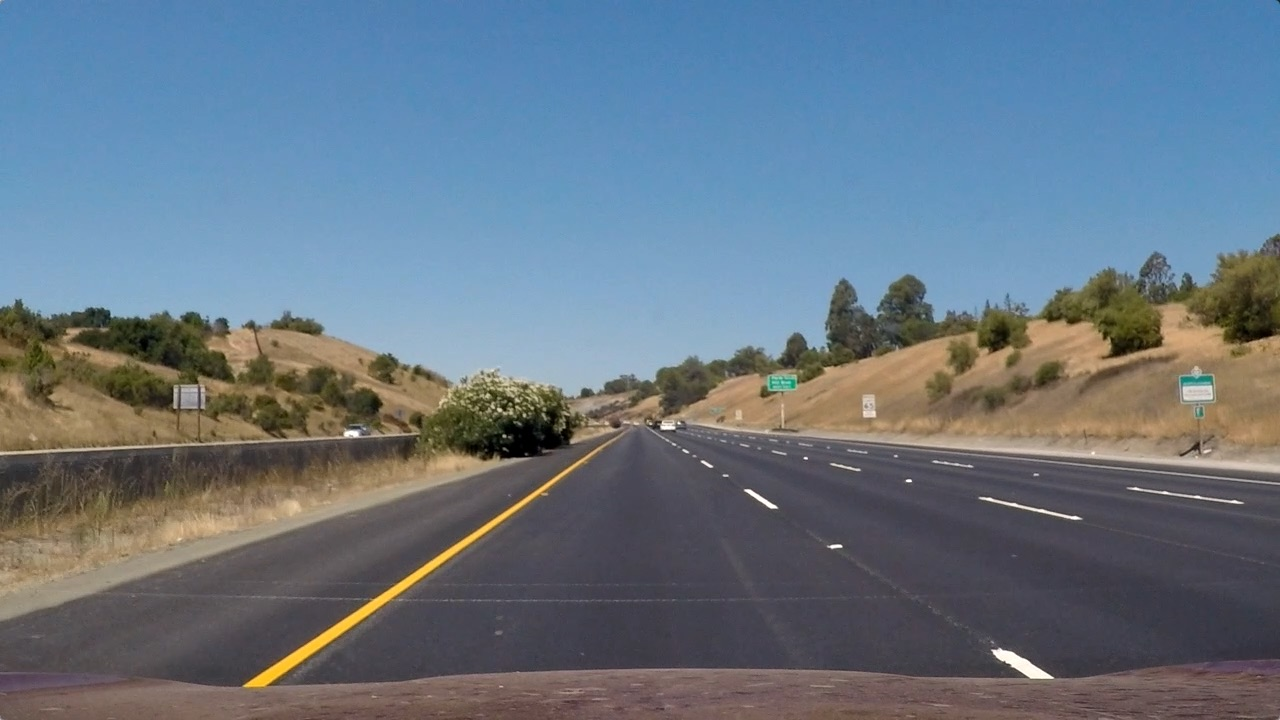
#> input picture test_images/straight_lines1.jpg, 1280 x 720 px; its folder holds only this picture in this run
$ jupyter execute --allow-errors 'P4 - Lane Boundary and Curvature Detection.ipynb'   (shell and % lines are left out)   (older library calls are emulated)
#> lines starting #> are read from the running program, lines starting #| are printed output that depends on the picture; after the words box and inside, x2 and y2 are one past the last pixel; in counts of white or black regions, pixels touching at a corner belong together
## Advanced Lane Finding Project

The goals / steps of this project are the following:

* Compute the camera calibration matrix and distortion coefficients given a set of chessboard images.
* Apply a distortion correction to raw images.
* Use color transforms, gradients, etc., to create a thresholded binary image.
* Apply a perspective transform to rectify binary image ("birds-eye view").
* **Detect lane pixels and fit to find the lane boundary.**
* **Determine the curvature of the lane and vehicle position with respect to center.**
* **Warp the detected lane boundaries back onto the original image.**
* **Output visual display of the lane boundaries and numerical estimation of lane curvature and vehicle position.**

---

[cell 1]
import numpy as np
import cv2
import glob
import matplotlib.pyplot as plt
import pickle

# Loading the camera calibration
cameraCalib = pickle.load(open('serialized_camera_calibration/camera_calibration.p','rb'))
#> (reads examples/serialized_camera_calibration/camera_calibration.p from the repository)
mtx, dist = map(cameraCalib.get, ('mtx','dist'))

# Loading perspective transformation matrices
t_matrices = pickle.load(open('perspective_xform_calibration/pt_calibration.p','rb'))
#> (reads examples/perspective_xform_calibration/pt_calibration.p from the repository)
M, inv_M = map(t_matrices.get, ('M','inv_M'))

[cell 2]
def show_images(images, rows = 5, cols = 4, figsize=(15,10), cmap = None):
    """
    Display `images` on a [`cols`, `rows`] subplot grid.
    """
    imgLength = len(images)
    fig, axes = plt.subplots(rows, cols, figsize=figsize)
    indexes = range(cols * rows)
    for ax, index in zip(axes.flat, indexes):
        if index < imgLength:
            imagePathName, image = images[index]
            if cmap == None:
                ax.imshow(image)
            else:
                ax.imshow(image, cmap=cmap)
            ax.set_title(imagePathName)
            ax.axis('off')

# Loading all test images and display them
images = glob.glob('../test_images/*.jpg')
img = list(map(lambda imageFileName: (imageFileName, cv2.cvtColor(cv2.imread(imageFileName),cv2.COLOR_BGR2RGB)), images))
#> img = 1 item

show_images(img, cols=2, rows=4)
#> in show_images, `imgLength = len(images)`: imgLength = 1
#> the loop in show_images, `for ax, index in zip(axes.flat, indexes):` made 8 passes
#> imagePathName on pass 1: '../test_images/straight_lines1.jpg'

[cell 3]
# Building the pipeline

def pre_pipeline(img):

    def img_thres(img, tmin, tmax):
        """
        To apply a threshold to the img and returning a binary image of
        either 0 or 255
        """
        binary_img = np.zeros_like(img)
        binary_img[(img >= tmin) & (img <= tmax)] = 1
        return binary_img

    def edge_detector(img, sobel_kernel=9, tmin=0, tmax=255):

        sobelx = cv2.Sobel(img, cv2.CV_64F, 1, 0, ksize=sobel_kernel)
        sobely = cv2.Sobel(img, cv2.CV_64F, 0, 1, ksize=sobel_kernel)

        gradmag = np.sqrt(sobelx**2 + sobely**2)
        scale_factor = np.max(gradmag)/255

        gradmag = (gradmag/scale_factor).astype(np.uint8)
        return img_thres(gradmag, tmin, tmax)

    # Undistort image
    undist = cv2.undistort(img, mtx, dist, None, mtx)

    # Converting the color space from RGB to HLS
    # Selecting only the S channel as this gives the best contrast
    hls = cv2.cvtColor(undist, cv2.COLOR_BGR2HLS)[:,:,2]

    # Applying sobel edge detector
    edge = edge_detector(hls, 3, 20, 250)

    # Applying perspective transformation
    transform = cv2.warpPerspective(edge, M, (edge.shape[1],edge.shape[0]))

    return transform

#> (the rest of this cell did not finish here and is left out)

### Detect lane pixels and fit to find the lane boundary.

[cell 4]
# Define conversions in x and y from pixel space to meters
ym_per_px = 30/720       # meters per pixel in y dimension
xm_per_px = 3.7/700      # meters per pixel in x dimension

def fit_line(img, nwindows=7, margin=80, minpx=50):
    """
    Find the polynomial representation of the lines in the `image` using:
    - `nwindows` as the number of sliding windows.
    - `margin` as the windows margin.
    - `minpix` as minimum number of pixes found to recenter the window.
    - `ym_per_pix` meters per pixel on Y.
    - `xm_per_pix` meters per pixels on X.
    """

    # Take a histogram of the bottom 30%, this means add all column into one array
    # eg [69 64 64 ... 0 0 0]
    histogram = np.sum(img[int(img.shape[0]*0.6):,:], axis=0)
    # Create an output image to draw on and visualize the result
    # np.dstack() function stacks arrays in sequence depth wise
    out_img = np.dstack((img, img, img)) * 255
    # Find the peak of the left and right halves of the histogram
    # These will be the starting point for the left and right lines
    width = np.int(histogram.shape[0])
    left_base = np.argmax(histogram[:np.int(0.3*width)])
    right_base = np.argmax(histogram[-1*np.int(0.3*width):]) + np.int(width*0.7)

    # Set height of windows
    window_height = np.int(img.shape[0] / nwindows)

    # Identify the x and y positions of all nonzero pixels in the image
    # nonzero() function returns tuple of ([row_index],[col_index]) of non zero elements
    nonzero = img.nonzero()
    nonzeroy = np.array(nonzero[0])
    nonzerox = np.array(nonzero[1])

    # To store the left and right lane pixel indices
    left_lane_ind = []
    right_lane_ind = []

    def sliding_window(in_img,out_img,l_base,r_base):
        # Current left and right position
        current_left = l_base
        current_right = r_base

        for i in range(nwindows):

            # Identify window boundaries in x and y
            win_y_low = img.shape[0] - (i+1)*window_height
            win_y_high = img.shape[0] - i*window_height
            win_xleft_low = current_left - margin
            win_xleft_high = current_left + margin
            win_xright_low = current_right - margin
            win_xright_high = current_right + margin

            # Draw the windows on the visualization image
            cv2.rectangle(out_img,(win_xleft_low,win_y_low),(win_xleft_high,win_y_high),(255,0,0), 2)
            cv2.rectangle(out_img,(win_xright_low,win_y_low),(win_xright_high,win_y_high),(0,0,255), 2)

            # Identify the nonzero pixels in x and y within the window
            valid_left_inds = ((nonzeroy >= win_y_low) & (nonzeroy < win_y_high) & (nonzerox >= win_xleft_low) & (nonzerox < win_xleft_high)).nonzero()[0]
            valid_right_inds = ((nonzeroy >= win_y_low) & (nonzeroy < win_y_high) & (nonzerox >= win_xright_low) & (nonzerox < win_xright_high)).nonzero()[0]

            # Append these indices to the lists
            left_lane_ind.append(valid_left_inds)
            right_lane_ind.append(valid_right_inds)

            # If you found > minpx pixels, recenter next window on their mean position
            if len(valid_left_inds) > minpx:
                current_left = np.int(np.mean(nonzerox[valid_left_inds]))
            if len(valid_right_inds) > minpx:
                current_right = np.int(np.mean(nonzerox[valid_right_inds]))

    sliding_window(img,out_img,left_base,right_base)

    # Concatenate the arrays of indices
    left_lane_ind = np.concatenate(left_lane_ind)
    right_lane_ind = np.concatenate(right_lane_ind)

    # Extract left and right line pixel positions
    leftx = nonzerox[left_lane_ind]
    lefty = nonzeroy[left_lane_ind]
    rightx = nonzerox[right_lane_ind]
    righty = nonzeroy[right_lane_ind]

    # Fit a second order polynomial to each
    left_fit = np.polyfit(lefty, leftx, 2)
    right_fit = np.polyfit(righty, rightx, 2)

    # Fit a second order polynomial to each
    left_fit_m = np.polyfit(lefty*ym_per_px, leftx*xm_per_px, 2)
    right_fit_m = np.polyfit(righty*ym_per_px, rightx*xm_per_px, 2)

    return (left_fit, right_fit, left_fit_m, right_fit_m, left_lane_ind, right_lane_ind, out_img, nonzerox, nonzeroy)

def draw_lines(img, left_fit, right_fit):
    """
    Visualization function for the transformed image line fit to check for correction
    """

    # Building the second order equation
    y = np.linspace(0, img.shape[0]-1, img.shape[0])
    left_line_eq = left_fit[0]*y**2 + left_fit[1]*y + left_fit[2]
    right_line_eq = right_fit[0]*y**2 + right_fit[1]*y + right_fit[2]

    plt.figure()
    plt.imshow(img)
    plt.plot(left_line_eq, y)
    plt.plot(right_line_eq, y)
    plt.axis('off')

for i in range(len(img)):
    binary = pre_pipeline(img[i][1])
    left_fit, right_fit, left_fit_m, right_fit_m, left_lane_ind, right_lane_ind, out_img, nonzerox, nonzeroy = fit_line(binary)
    draw_lines(out_img, left_fit, right_fit)
#> this loop made 1 pass
#> pass 1, in edge_detector, `sobelx = cv2.Sobel(img, cv2.CV_64F, 1, 0, ksize=sobel_kernel)`:
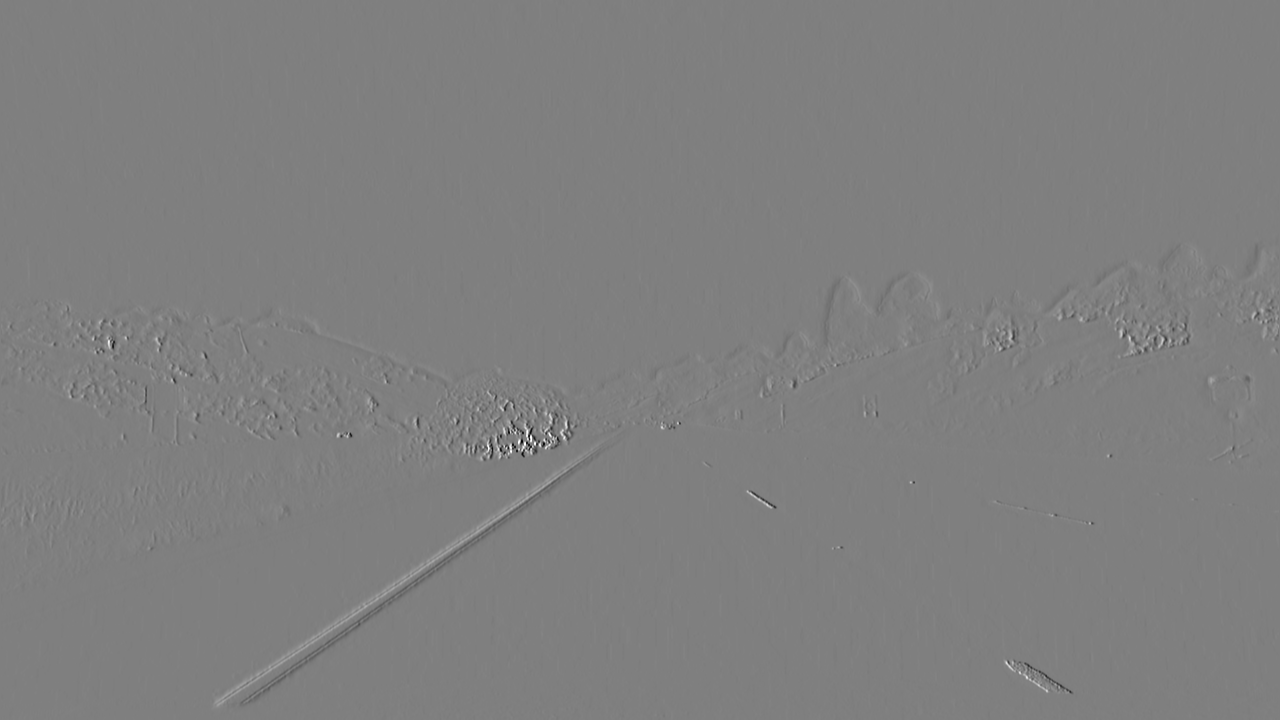
#> sobelx: shape (720, 1280) float64; min -1020, max 1020, mean 0; drawn with min black and max white
#> after the loop:
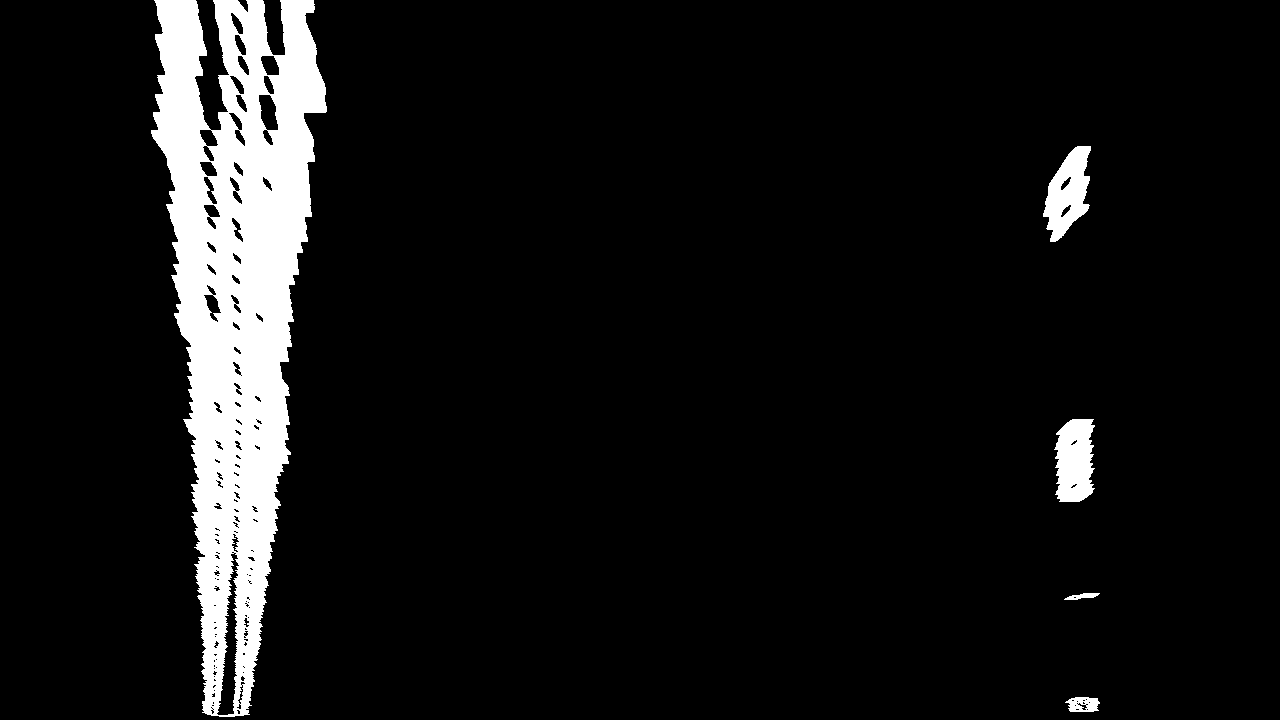
#> binary: shape (720, 1280); values 0 (black) and 1 (white), 8% white; 5 white regions, box (x1, y1, x2, y2) and area: (151, 0, 327, 717) 67581, (1054, 419, 1095, 502) 2724, (1043, 146, 1091, 242) 2669, (1065, 697, 1100, 712) 384, (1064, 593, 1100, 600) 144

### Determine the curvature of the lane and vehicle position with respect to center
The distance from center makes two assumptions:

1. The camera is located dead-center on the car

2. The lane width follows US regulation (3.7m)

Radius of curvature formula is given by:

$$R_{curve} = \frac{[1+(2Ay+B)^{2}]^{3/2}}{\left |2A\right |}$$

[cell 5]
def calcCurvature(y_pixel, coeff):
    """
    Calculate the curvature of the road in real unit metric radius
    """
    return ((1 + (2*coeff[0]*y_pixel*ym_per_px + coeff[1])**2)**1.5) / np.absolute(2*coeff[0])


for i in range(len(img)):
    binary = pre_pipeline(img[i][1])
    left_fit, right_fit, left_fit_m, right_fit_m, left_lane_ind, right_lane_ind, out_img, nonzerox, nonzeroy = fit_line(binary)
    y_pixel = binary.shape[0]
    l_curvature = calcCurvature(y_pixel, left_fit_m) / 1000
    r_curvature = calcCurvature(y_pixel, right_fit_m) / 1000
    print('Image : {}, Left : {:.2f} km, Right : {:.2f} km'.format(img[i][0], l_curvature, r_curvature))
#> this loop made 1 pass
#| Image : ../test_images/straight_lines1.jpg, Left : 2.71 km, Right : 3.08 km
#> pass 1, in pre_pipeline (call 2), `edge = edge_detector(hls, 3, 20, 250)`:
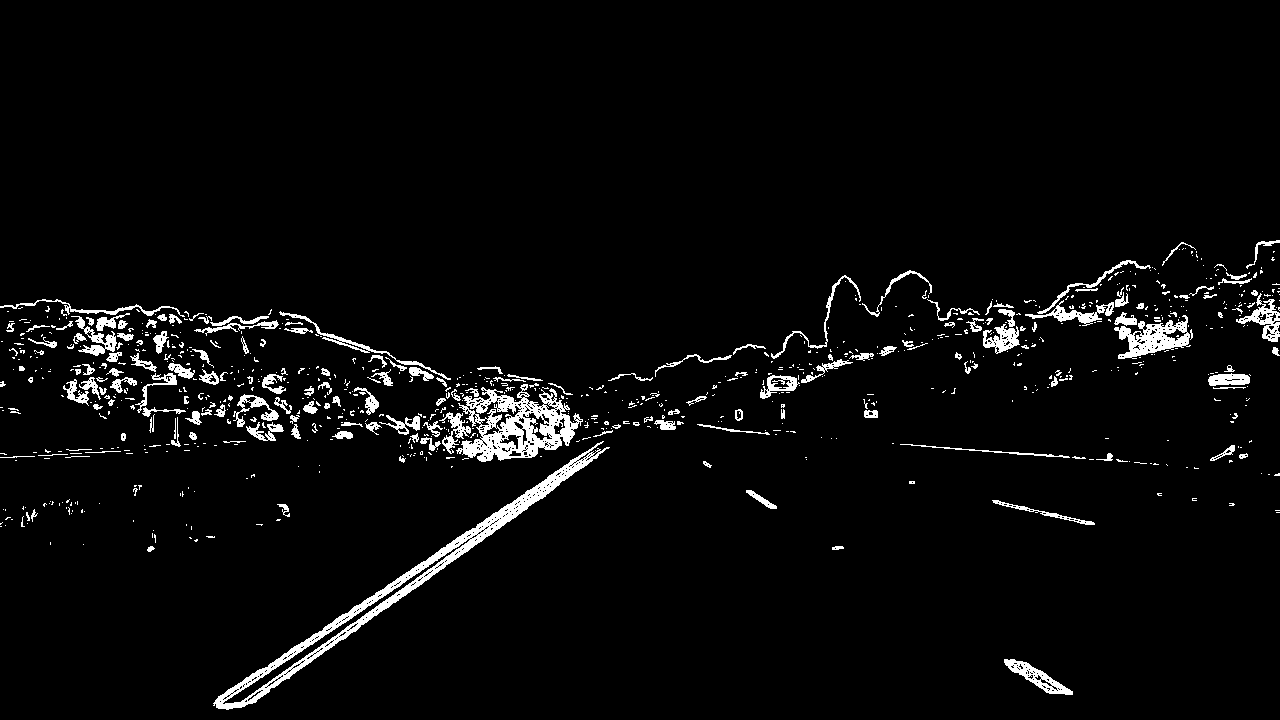
#> edge: shape (720, 1280); values 0 (black) and 1 (white), 3.8% white; 862 white regions (679 under 20 px), largest, box (x1, y1, x2, y2) and area: (213, 441, 610, 710) 6341, (456, 384, 583, 462) 4518, (1114, 315, 1191, 359) 1546

### Warp the detected lane boundaries back onto the original image and add visual display of the numerical estimation of lane curvature and vehicle position

[cell 6]
def draw_poly(img, l_eq, r_eq):
    """
    Draw lane lines
    """

    height = img.shape[0]
    y = np.linspace(0, height - 1, height)
    color_warp = np.zeros_like(img).astype(np.uint8)

    # Calculate points.
    left_x = l_eq[0]*y**2 + l_eq[1]*y + l_eq[2]
    right_x = r_eq[0]*y**2 + r_eq[1]*y + r_eq[2]

    # Recast the x and y points into usable format for cv2.fillPoly()
    pts_left = np.array([np.transpose(np.vstack([left_x, y]))])
    pts_right = np.array([np.flipud(np.transpose(np.vstack([right_x, y])))])
    pts = np.hstack((pts_left, pts_right))

    # Draw the lane onto the warped blank image
    cv2.fillPoly(color_warp, np.int_([pts]), (0,255,0))

    # Warp the blank back to original image space using inverse perspective matrix (Minv)
    unwarp = cv2.warpPerspective(color_warp, inv_M, (img.shape[1], img.shape[0]))
    return cv2.addWeighted(img, 1, unwarp, 0.3, 0)

for i in range(len(img)):
    current_img = img[i][1]
    binary = pre_pipeline(img[i][1])
    left_fit, right_fit, left_fit_m, right_fit_m, left_lane_ind, right_lane_ind, out_img, nonzerox, nonzeroy = fit_line(binary)

    y_pixel = binary.shape[0]
    l_curvature = calcCurvature(y_pixel, left_fit_m)
    r_curvature = calcCurvature(y_pixel, right_fit_m)

    # Calculate vehicle center
    width = current_img.shape[1]*xm_per_px
    height = current_img.shape[0]*ym_per_px
    center = width / 2
    lineLeft = left_fit_m[0]*height**2 + left_fit_m[1]*height + left_fit_m[2]
    lineRight = right_fit_m[0]*height**2 + right_fit_m[1]*height + right_fit_m[2]
    lineMiddle = lineLeft + (lineRight - lineLeft)/2
    diffFromVehicle = lineMiddle - center
    if diffFromVehicle > 0:
        message = '{:.2f} m right'.format(diffFromVehicle)
    else:
        message = '{:.2f} m left'.format(-diffFromVehicle)

    # Draw info
    font = cv2.FONT_HERSHEY_SIMPLEX
    fontScale = 2
    fontColor = (255, 255, 255)
    cv2.putText(current_img, 'Left Curvature: {:.0f} m'.format(l_curvature), (50, 50), font, fontScale, fontColor, 2)
    cv2.putText(current_img, 'Right Curvature: {:.0f} m'.format(r_curvature), (50, 120), font, fontScale, fontColor, 2)
    cv2.putText(current_img, '{} of center'.format(message), (50, 190), font, fontScale, fontColor, 2)

    plt.figure()
    plt.imshow(draw_poly(current_img, left_fit, right_fit))
    plt.axis('off')
#> this loop made 1 pass
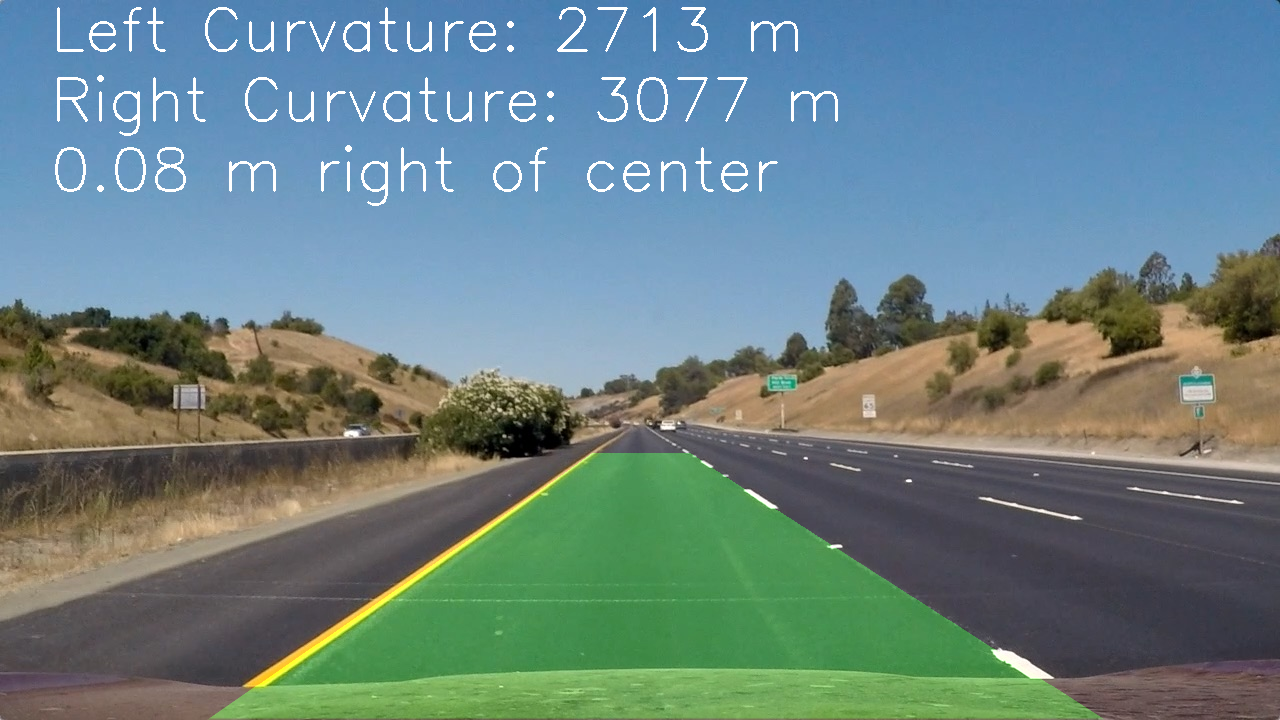
#> shown: shape (720, 1280, 3); mean R, G, B 105.5, 130.3, 132.2
